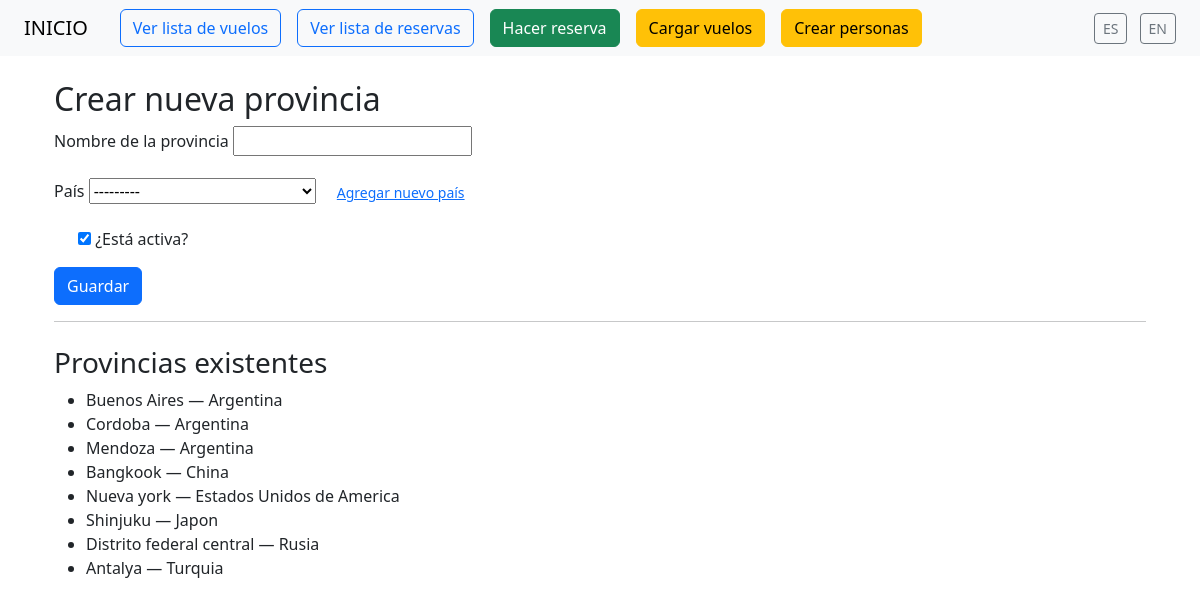
Page /es/provincia/crear/ (signed in) on the committed database.
### core/models.py (models this page shows, shortened)
class Provincia(models.Model):
    pais = models.ForeignKey(Pais, on_delete=models.CASCADE, related_name='provincias', verbose_name=_("País"))
    nombre = models.CharField(max_length=100, verbose_name=_("Nombre"))
    activo = models.BooleanField(default=True, verbose_name=_("Activo"))
    class Meta:
        ordering = ['nombre']
        verbose_name = _("Provincia")
        verbose_name_plural = _("Provincias")
        constraints = [
            models.UniqueConstraint(fields=['pais', 'nombre'], name='unique_provincia_por_pais')
        ]

class Pais(models.Model):
    nombre = models.CharField(max_length=100, verbose_name=_("Nombre"))
    activo = models.BooleanField(default=True, verbose_name=_("Activo"))
    class Meta:
        ordering = ['nombre']
        verbose_name = _("País")
        verbose_name_plural = _("Países")
    def __str__(self):
        return self.nombre

### vuelos/views.py (the view, shortened to what this page needs)
# urls.py: path('provincia/crear/', views.ProvinciaCreateView.as_view(), name='provincia_form'),
class ProvinciaCreateView(LoginRequiredMixin, UserPassesTestMixin, CreateView):
    model = Provincia
    fields = ['pais', 'nombre', 'activo']
    template_name = 'vuelos/provincia_form.html'
    success_url = reverse_lazy('provincia_form')
    def test_func(self):
        return self.request.user.is_superuser
    def get_context_data(self, **kwargs):
        context = super().get_context_data(**kwargs)
        context['provincias'] = Provincia.objects.select_related('pais').order_by('pais__nombre', 'nombre')
        return context

### vuelos/templates/vuelos/provincia_form.html (shortened to what this page needs)
{% extends 'base.html' %}
{% load i18n %}
{% block content %}
  <div class="container mt-4">
    <h2>{% trans "Crear nueva provincia" %}</h2>
    <form method="post">
      <div class="mb-3">
        <label for="id_nombre" class="form-label">{% trans "Nombre de la provincia" %}</label>
        {{ form.nombre }}
      </div>
      <div class="mb-3">
        <label for="id_pais" class="form-label">{% trans "País" %}</label>
        {{ form.pais }}
        <a href="{% url 'pais_form' %}" class="btn btn-link btn-sm ms-2">
          {% trans "Agregar nuevo país" %}
        </a>
      </div>
      <div class="form-check mb-3">
        {{ form.activo }}
        <label class="form-check-label" for="id_activo">{% trans "¿Está activa?" %}</label>
      </div>
      <button type="submit" class="btn btn-primary">{% trans "Guardar" %}</button>
    </form>
    <hr>
    <h3 class="mt-4">{% trans "Provincias existentes" %}</h3>
    <ul>
      {% for provincia in provincias %}
        <li>{{ provincia.nombre }} {% trans "—" %} {{ provincia.pais.nombre }}</li>
      {% empty %}
        <li>{% trans "No hay provincias registradas aún." %}</li>
      {% endfor %}
    </ul>
  </div>
{% endblock %}

### rows in the picture
Provincia: nombre "Buenos Aires", pais.nombre "Argentina"
Provincia: nombre "Cordoba", pais.nombre "Argentina"
Provincia: nombre "Mendoza", pais.nombre "Argentina"
Provincia: nombre "Bangkook", pais.nombre "China"
Provincia: nombre "Nueva york", pais.nombre "Estados Unidos de America"
Provincia: nombre "Shinjuku", pais.nombre "Japon"
Provincia: nombre "Distrito federal central", pais.nombre "Rusia"
Provincia: nombre "Antalya", pais.nombre "Turquia"
